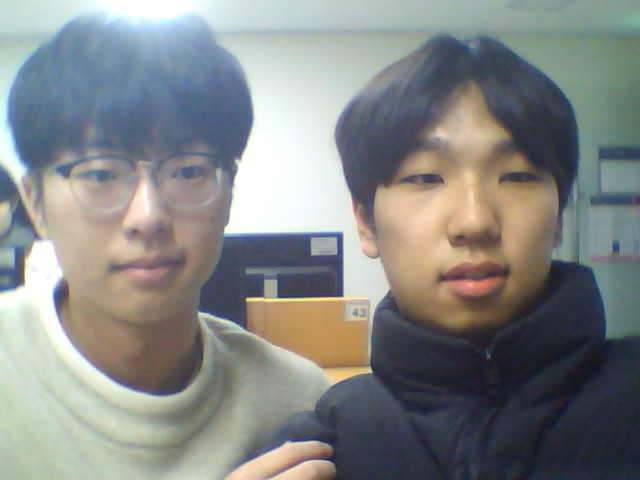
#> input picture week13/sample_img2222.jpg, 640 x 480 px
$ python ex4.py
#> lines starting #> are read from the running program, lines starting #| are printed output that depends on the picture; after the words box and inside, x2 and y2 are one past the last pixel; in counts of white or black regions, pixels touching at a corner belong together
import numpy as np
import cv2

face_cascade = cv2.CascadeClassifier(cv2.data.haarcascades + 'haarcascade_frontalface_default.xml')
ff = np.fromfile(r'sample_img2222.jpg', np.uint8)
img = cv2.imdecode(ff, cv2.IMREAD_UNCHANGED)
#> img is the input picture: shape (480, 640, 3); mean B, G, R 133.7, 135.6, 132.5
img = cv2.resize(img, dsize=(0,0), fx=1.0, fy=1.0, interpolation=cv2.INTER_LINEAR)

gray = cv2.cvtColor(img, cv2.COLOR_BGR2GRAY)
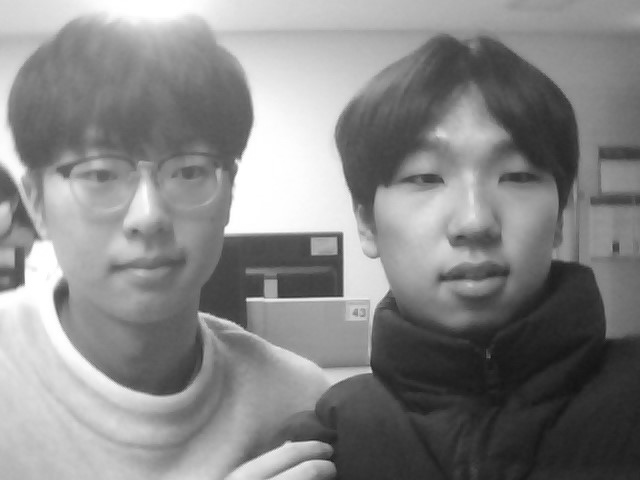
#> gray: shape (480, 640); min 20, max 255, mean 134.5

faces = face_cascade.detectMultiScale(gray, 1.2,5)
#> faces = [[360, 86, 229, 229]]
print(faces)
#| [[360  86 229 229]]
i=1
black=(0,0,0)
for(x,y,w,h) in faces:
    cv2.rectangle(img, (x,y), (x+w, y+h), (255,0,0), 2)
    #인식 얼굴에 번호 표시하기
    cv2.putText(img, "%d" % (i), (x,y), cv2.FONT_HERSHEY_PLAIN,2,black,1,cv2.LINE_AA)
    #자신의 얼굴 번호 모자이크 처리
    if i==2 :
        face_img = img[y:y+h, x:x+w]
        face_img = cv2.resize(face_img, dsize=(0,0), fx=0.1, fy=0.1)
        face_img = cv2.resize(face_img, (w,h), interpolation=cv2.INTER_AREA)
        img[y:y+h, x:x+w] = face_img
    i+=1
#> this loop made 1 pass
#> (x, y, w, h, i) on pass 1: (360, 86, 229, 229, 2)
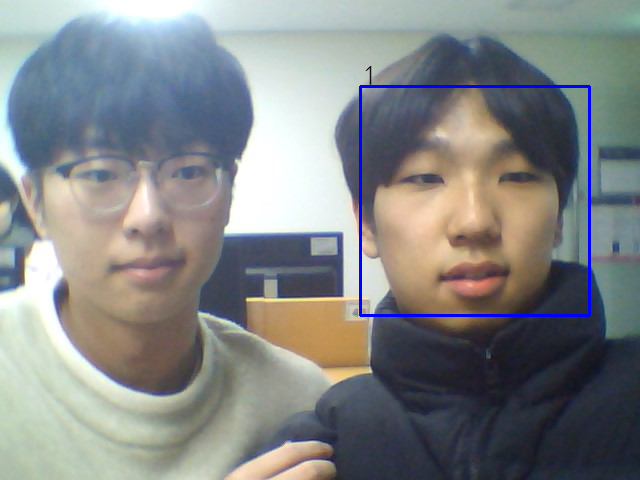
#> img: shape (480, 640, 3); 0.92% of pixels changed, all inside (x1, y1, x2, y2) = (359, 66, 591, 317)
#> after the loop, i = 2

cv2.imshow('face find', img)
cv2.waitKey(0)
cv2.destroyAllWindows()

$ run again, with week13/sample_img22.jpg copied over week13/sample_img2222.jpg
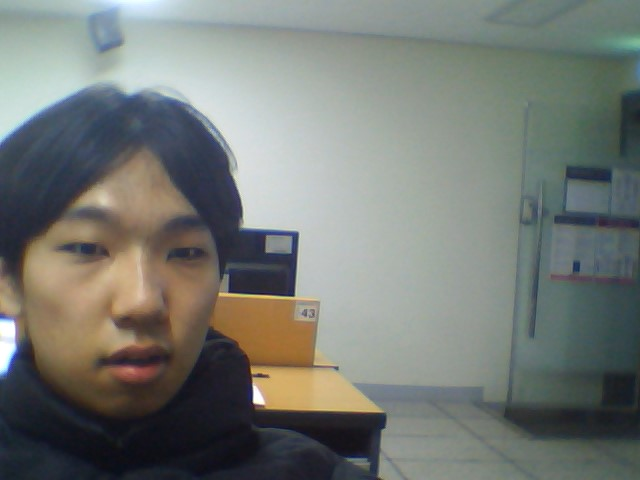
#> input picture week13/sample_img22.jpg, 640 x 480 px
#> img is the input picture: shape (480, 640, 3); mean B, G, R 116.8, 121.7, 117.6
#> `gray = cv2.cvtColor(img, cv2.COLOR_BGR2GRAY)`:
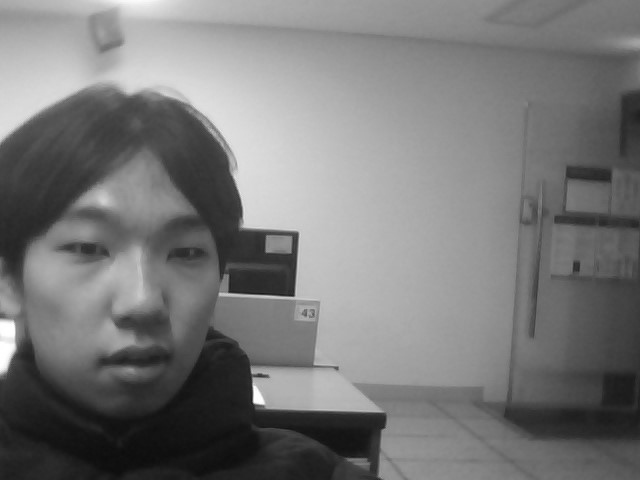
#> gray: shape (480, 640); min 13, max 255, mean 119.9
#> faces = [[23, 164, 231, 231]]
#| [[ 23 164 231 231]]
#> the loop `for(x,y,w,h) in faces:` made 1 pass
#> (x, y, w, h, i) on pass 1: (23, 164, 231, 231, 2)
#> after the loop `for(x,y,w,h) in faces:`:
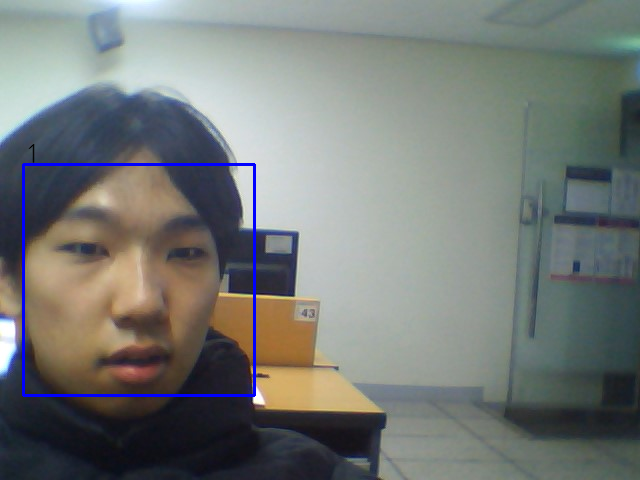
#> img: shape (480, 640, 3); 0.92% of pixels changed, all inside (x1, y1, x2, y2) = (22, 144, 256, 397)
#> after the loop `for(x,y,w,h) in faces:`: i = 2

$ run again, with week13/sample_img222.jpg copied over week13/sample_img2222.jpg
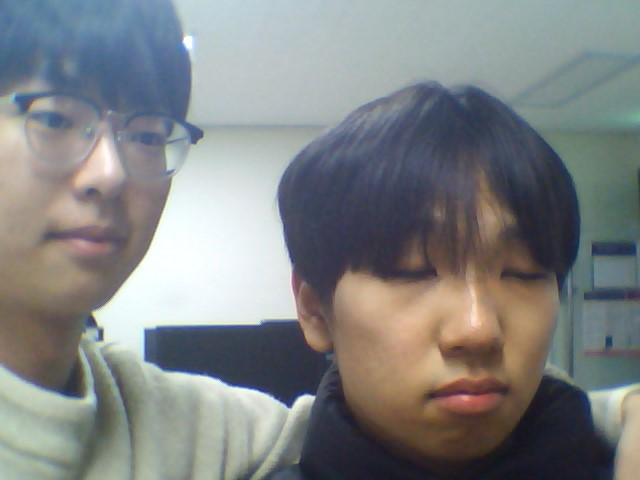
#> input picture week13/sample_img222.jpg, 640 x 480 px
#> img is the input picture: shape (480, 640, 3); mean B, G, R 131.9, 131.2, 128.4
#> `gray = cv2.cvtColor(img, cv2.COLOR_BGR2GRAY)`:
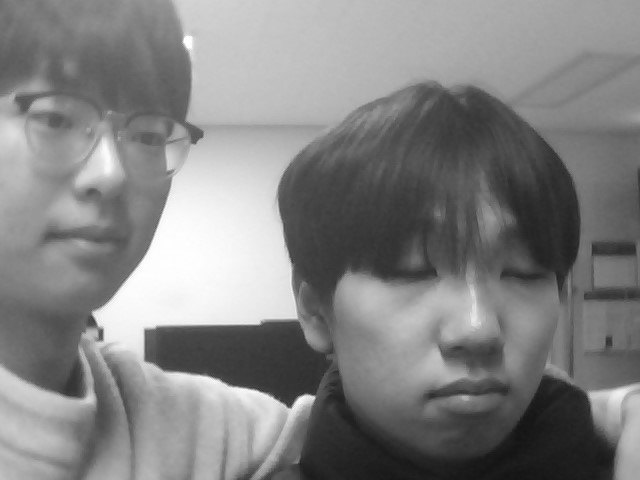
#> gray: shape (480, 640); min 20, max 255, mean 130.5
#> faces = ()
#> after the loop `for(x,y,w,h) in faces:`: i = 1

$ run again, with week13/sample_img.jpg copied over week13/sample_img2222.jpg
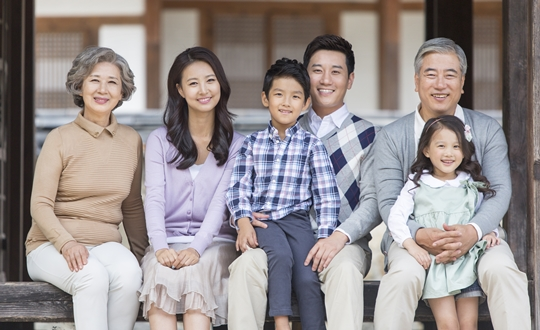
#> input picture week13/sample_img.jpg, 540 x 330 px
#> img is the input picture: shape (330, 540, 3); mean B, G, R 141.2, 141.7, 150.2
#> `gray = cv2.cvtColor(img, cv2.COLOR_BGR2GRAY)`:
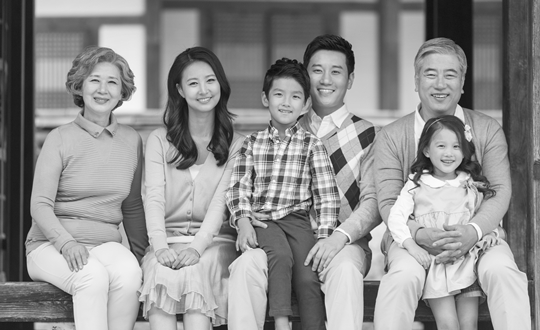
#> gray: shape (330, 540); min 10, max 254, mean 144.2
#> faces = [[302, 50, 52, 52], [78, 62, 49, 49], [263, 76, 47, 47], [424, 127, 46, 46], [413, 52, 57, 57], [175, 61, 52, 52], [409, 28, 64, 64]]
#| [[302  50  52  52]
#|  [ 78  62  49  49]
#|  [263  76  47  47]
#|  [424 127  46  46]
#|  [413  52  57  57]
#|  [175  61  52  52]
#> (further printed lines are left out)
#> the loop `for(x,y,w,h) in faces:` made 7 passes
#> after the loop `for(x,y,w,h) in faces:`:
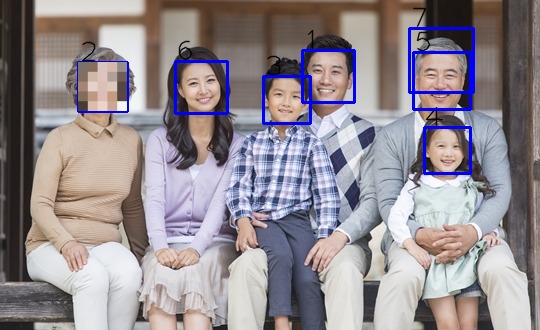
#> img: shape (330, 540, 3); 4.05% of pixels changed, all inside (x1, y1, x2, y2) = (77, 7, 475, 175)
#> after the loop `for(x,y,w,h) in faces:`: i = 8
